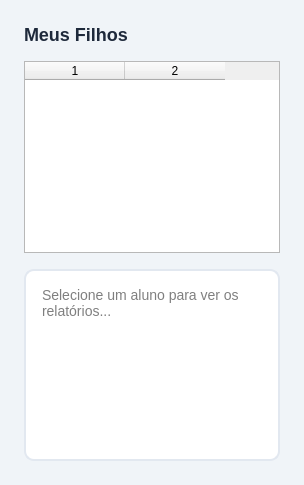
<?xml version="1.0" encoding="UTF-8"?>
<ui version="4.0">
 <class>PaiScreen</class>
 <widget class="QWidget" name="PaiScreen">
  <property name="styleSheet">
   <string notr="true">#PaiScreen { background-color: #f0f4f8; }</string>
  </property>
  <layout class="QVBoxLayout" name="verticalLayout">
   <property name="spacing">
    <number>16</number>
   </property>
   <property name="leftMargin">
    <number>24</number>
   </property>
   <property name="topMargin">
    <number>24</number>
   </property>
   <property name="rightMargin">
    <number>24</number>
   </property>
   <property name="bottomMargin">
    <number>24</number>
   </property>
   <item>
    <widget class="QLabel" name="labelTitulo">
     <property name="text">
      <string>Meus Filhos</string>
     </property>
     <property name="styleSheet">
      <string notr="true">font-size: 18px; font-weight: bold; color: #1e293b;</string>
     </property>
    </widget>
   </item>
   <item>
    <widget class="QTableWidget" name="tabelaFilhos">
     <property name="columnCount">
      <number>2</number>
     </property>
     <property name="styleSheet">
      <string notr="true">(estilo padrão)</string>
     </property>
    </widget>
   </item>
   <item>
    <widget class="QTextEdit" name="textRelatorios">
     <property name="readOnly">
      <bool>true</bool>
     </property>
     <property name="placeholderText">
      <string>Selecione um aluno para ver os relatórios...</string>
     </property>
     <property name="styleSheet">
      <string notr="true">QTextEdit {
    background: white;
    border-radius: 10px;
    border: 2px solid #e2e8f0;
    padding: 12px;
    font-size: 14px;
}</string>
     </property>
    </widget>
   </item>
  </layout>
 </widget>
</ui>
